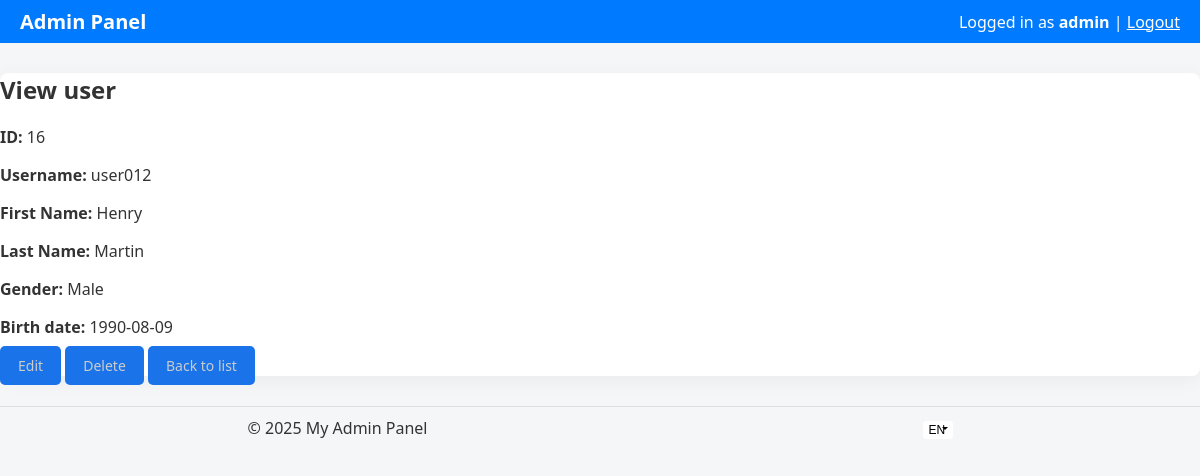
The page /user/view/16 (signed in) on the database its author committed.
### tables this page shows
CREATE TABLE `users` (
  `id` int(11) UNSIGNED NOT NULL,
  `login` varchar(50) NOT NULL,
  `password` varchar(255) NOT NULL,
  `first_name` varchar(50) NOT NULL,
  `last_name` varchar(50) NOT NULL,
  `gender` enum('male','female') DEFAULT NULL,
  `birth_date` date DEFAULT NULL,
  `created_at` timestamp NOT NULL DEFAULT current_timestamp()
);

### src/services/Renderer.php (called while the page is built, shortened)
<?php
class Renderer
{
	public function render($controller, $view, $vars = [])
	{
		$file = $this->getViewFile($controller, $view);
		function text($name)
		{
			return Application::i()->translator()->get($name);
		}
		include $file;
	}
	private function getViewFile($controller, $view)
	{
		return __DIR__ . "/../views/{$controller}/{$view}.php";
	}
}

### src/controllers/UserController.php (called while the page is built, shortened)
<?php
class UserController
{
	private $userModel;
	public function __construct($app)
	{
		$this->userModel = new User($app->db());
	}
	public function view($id)
	{
		$user = $this->userModel->getById($id);
		$vars = ['user' => $user];
		Application::i()->renderer()->render('user', 'view', $vars);
	}
}

### src/Application.php (called while the page is built, shortened)
<?php
class Application extends Singleton
{
	private $translator;
	private $db;
	private $router;
	protected function __construct()
	{
		$this->translator = new Translator;
		$this->db = new Database(DB_HOST, DB_NAME, DB_USER, DB_PASS);
		$this->router = new Router($this);
	}
	public function translator()
	{
		return $this->translator;
	}
	public function db()
	{
		return $this->db;
	}
	public function start()
	{
		try
		{
			$this->db->connect();
			$this->router->handle(isset($_GET['route']) ? $_GET['route'] : 'user/listUsers');
		}
		catch (Exception $e) {
			echo 'Undefined exception: ' . $e->getMessage();
			exit;
		}
	}
}

### index.php (called while the page is built, shortened)
<?php
Application::i()->start();

### bootstrap/classes/Singleton.php (called while the page is built, shortened)
<?php
abstract class Singleton
{
	protected static $instances = [];
	public static function i()
	{
		$className = get_called_class();
		if (!isset(static::$instances[$className])) {
			static::$instances[$className] = new static();
		}
		return static::$instances[$className];
	}
}

### src/services/Translator.php (called while the page is built, shortened)
<?php
class Translator
{
	private $messages = [];
	public $available_langs = [];
	public function __construct()
	{
		$this->available_langs = $this->getAvailableLangs();
	}
	private function getAvailableLangs()
	{
		$res = [];
		foreach (glob(__DIR__ . "/../lang/*.php") as $v) {
			if ($p = realpath($v)) {
				$res[pathinfo($p, PATHINFO_FILENAME)] = $p;
			}
		}
		return $res;
	}
	public function loadDefaultLang()
	{
		$this->default_messages = $this->loadFile(DEFAULT_LANG);
	}
	public function hasLang($lang)
	{
		return isset($this->available_langs[$lang]);
	}
	private function loadFile($lang)
	{
		if ($this->hasLang($lang)) {
			$data = include $this->available_langs[$lang];
			if (is_array($data)) {
				return $data;
			}
		}
		return [];
	}
	public function get($key)
	{
		return $this->messages[$key] ?? $this->default_messages[$key] ?? $key;
	}
}

### src/lang/en.php (called while the page is built)
<?php
return [
	'admin_panel' => 'Admin Panel',
	'admin_login' => 'Admin Login',
	'username' => 'Username',
	'password' => 'Password',
	'login' => 'Login',
	'invalid_csrf' => 'Invalid CSRF token',
	'invalid_username_or_password' => 'Invalid username or password',
	'user_not_found' => 'User not found',
	'update_failed' => 'Update failed',
	'incorrect_pass' => 'Password must be at least 6 characters.',
	'add_new_user' => 'Add new user',
	'id' => 'ID',
	'first_name' => 'First Name',
	'last_name' => 'Last Name',
	'birth_date' => 'Birth date',
	'gender' => 'Gender',
	'actions' => 'Actions',
	'view' => 'View',
	'edit' => 'Edit',
	'delete' => 'Delete',
	'prev' => 'Prev',
	'next' => 'Next',
	'back_to_list' => 'Back to list',
	'cancel' => 'Cancel',
	'logged_in_as' => 'Logged in as',
	'logout' => 'Logout',
	'update' => 'Update',
	'male' => 'Male',
	'female' => 'Female',
	'select' => 'Select',
	'my_admin_panel' => 'My Admin Panel',
	'view_user' => 'View user',
	'user_list' => 'User list',
	'edit_user' => 'Edit user',
	'delete_user' => 'Delete user',
	'yes_delete' => 'Yes, Delete',
	'new_password_edit' => 'New Password (leave blank to keep current)',
	'are_you_sure_to_delete' => 'Are you sure you want to delete user',
	'add' => 'Add',
	'page_not_found' => 'Page not found',
	'no_users_found' => 'No users found',
	'duplicated_entry_user_err' => 'The user already exists',
	'invalid_first_name' => 'First name must be at least 3 characters',
	'invalid_last_name' => 'Last name must be at least 3 characters',
	'invalid_username' => 'Username must be at least 4 characters',
];

### src/models/User.php (called while the page is built, shortened)
<?php
class User
{
	private $db;
	private $table = 'users';
	public function __construct($db)
	{
		$this->db = $db;
	}
	public function getById($id)
	{
		$sql = "SELECT * FROM {$this->table} WHERE id = :id";
		return $this->db->fetch($sql, ['id' => $id]);
	}
}

### src/services/Database.php (called while the page is built, shortened)
<?php
class Database
{
	private $host;
	private $dbname;
	private $username;
	private $password;
	private $charset;
	private $pdo;
	private $options = [
		PDO::ATTR_ERRMODE => PDO::ERRMODE_EXCEPTION,
		PDO::ATTR_DEFAULT_FETCH_MODE => PDO::FETCH_ASSOC,
		PDO::ATTR_EMULATE_PREPARES => false,
	];
	public function __construct($host, $dbname, $username, $password, $charset = DB_CHARSET)
	{
		$this->host = $host;
		$this->dbname = $dbname;
		$this->username = $username;
		$this->password = $password;
		$this->charset = $charset;
	}
	public function connect()
	{
		try {
			$dsn = "mysql:host={$this->host};charset={$this->charset}";
			$this->pdo = new PDO($dsn, $this->username, $this->password, $this->options);
			$dsn = "mysql:host={$this->host};dbname={$this->dbname};charset={$this->charset}";
			$this->pdo = new PDO($dsn, $this->username, $this->password, $this->options);
		} catch (PDOException $e) {
			die("Database connection failed: " . $e->getMessage());
		}
	}
	private function createDatabaseIfNotExists()
	{
		$sql = "CREATE DATABASE IF NOT EXISTS " . $this->dbname;
		$this->pdo->exec($sql);
	}
	public function query($sql, $params = [])
	{
		$stmt = $this->pdo->prepare($sql);
		$stmt->execute($params);
		return $stmt;
	}
	public function fetch($sql, $params = [])
	{
		return $this->query($sql, $params)->fetch();
	}
}

### src/views/user/view.php (the view, shortened to what this page needs)
<?php include __DIR__ . '/../layout/header.php'; ?>
<h2><?= text('view_user') ?></h2>
<?php if ($user): ?>
	<p><strong><?= text('id') ?>:</strong> <?= htmlspecialchars($user['id']) ?></p>
	<p><strong><?= text('username') ?>:</strong> <?= htmlspecialchars($user['login']) ?></p>
	<p><strong><?= text('first_name') ?>:</strong> <?= htmlspecialchars($user['first_name']) ?></p>
	<p><strong><?= text('last_name') ?>:</strong> <?= htmlspecialchars($user['last_name']) ?></p>
	<p><strong><?= text('gender') ?>:</strong> <?= text($user['gender']) ?></p>
	<p><strong><?= text('birth_date') ?>:</strong> <?= htmlspecialchars($user['birth_date']) ?></p>
	<a href="/user/form/<?= $user['id'] ?>" class="btn"><?= text('edit') ?></a>
	<a href="/user/delete/<?= $user['id'] ?>" class="btn"><?= text('delete') ?></a>
	<a href="<?= isset($_SESSION['previous_page']) ? htmlspecialchars($_SESSION['previous_page']) : '/user/listUsers' ?>" class="btn"><?= text('back_to_list') ?></a>
<?php endif; ?>
<?php include __DIR__ . '/../layout/footer.php'; ?>

### assets/css/style.css (style rules this page uses)
body { font-family: 'Segoe UI', Tahoma, Geneva, Verdana, sans-serif; background-color: #f4f6f8; margin: 0; padding: 0; color: #333; }
button, input[type="submit"], .btn { background-color: #1a73e8; color: #cccccc; border: none; padding: 10px 18px; border-radius: 5px; cursor: pointer; font-size: 14px; transition: background-color 0.2s, transform 0.1s; }
a { color: #1a73e8; text-decoration: none; transition: color 0.2s, text-decoration 0.2s; }

### rows shown on the page
users: id "16", login "user012", first_name "Henry", last_name "Martin", gender "Male", birth_date "1990-08-09"

### other values the page prints
text('admin_panel') "Admin Panel"
text('logged_in_as') "Logged in as"
$_SESSION['admin_username'] "admin"
text('logout') "Logout"
text('view_user') "View user"
text('id') "ID"
text('username') "Username"
text('first_name') "First Name"
text('last_name') "Last Name"
text('gender') "Gender"
text('birth_date') "Birth date"
text('edit') "Edit"
text('delete') "Delete"
text('back_to_list') "Back to list"
text('my_admin_panel') "My Admin Panel"
